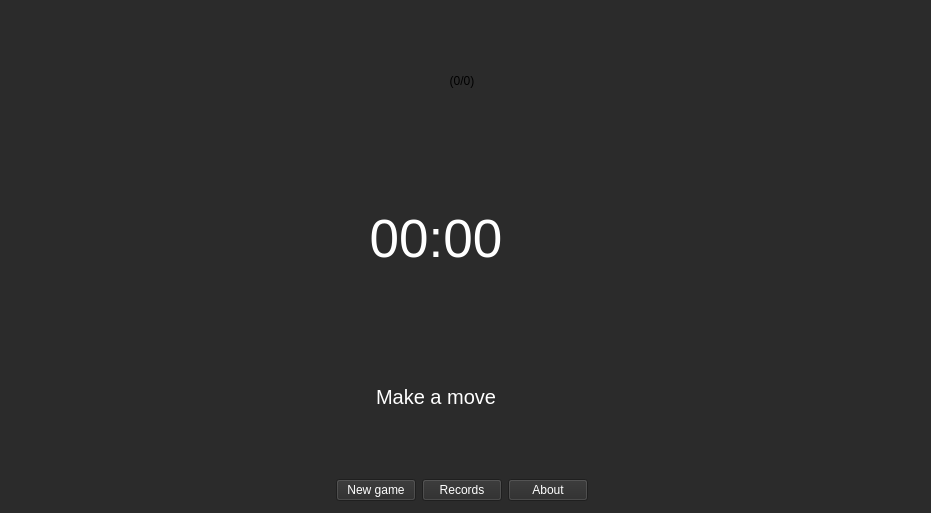
<?xml version="1.0" encoding="UTF-8"?>
<ui version="4.0">
 <class>MainWindow</class>
 <widget class="QMainWindow" name="MainWindow">
  <property name="geometry">
   <rect>
    <x>0</x>
    <y>0</y>
    <width>931</width>
    <height>513</height>
   </rect>
  </property>
  <property name="windowTitle">
   <string>Minesweeper</string>
  </property>
  <property name="windowIcon">
   <iconset resource="resources.qrc">
    <normaloff>:/images/BombCell.png</normaloff>:/images/BombCell.png</iconset>
  </property>
  <property name="styleSheet">
   <string notr="true">background-color: rgb(43, 43, 43);</string>
  </property>
  <widget class="QWidget" name="centralWidget">
   <layout class="QHBoxLayout" name="horizontalLayout">
    <property name="leftMargin">
     <number>5</number>
    </property>
    <property name="topMargin">
     <number>5</number>
    </property>
    <property name="rightMargin">
     <number>5</number>
    </property>
    <property name="bottomMargin">
     <number>5</number>
    </property>
    <item>
     <layout class="QHBoxLayout" name="fieldPlace"/>
    </item>
    <item>
     <layout class="QVBoxLayout" name="sidePanel" stretch="0,0,0,0">
      <property name="sizeConstraint">
       <enum>QLayout::SetMinimumSize</enum>
      </property>
      <property name="rightMargin">
       <number>7</number>
      </property>
      <property name="bottomMargin">
       <number>7</number>
      </property>
      <item>
       <widget class="QLabel" name="levelDepth">
        <property name="text">
         <string>(0/0)</string>
        </property>
        <property name="alignment">
         <set>Qt::AlignCenter</set>
        </property>
       </widget>
      </item>
      <item>
       <widget class="QLabel" name="timerLabel">
        <property name="sizePolicy">
         <sizepolicy hsizetype="Fixed" vsizetype="Preferred">
          <horstretch>2</horstretch>
          <verstretch>0</verstretch>
         </sizepolicy>
        </property>
        <property name="maximumSize">
         <size>
          <width>200</width>
          <height>16777215</height>
         </size>
        </property>
        <property name="font">
         <font>
          <pointsize>40</pointsize>
          <weight>50</weight>
          <bold>false</bold>
         </font>
        </property>
        <property name="styleSheet">
         <string notr="true">color: rgb(255, 255, 255);</string>
        </property>
        <property name="text">
         <string>00:00</string>
        </property>
        <property name="textFormat">
         <enum>Qt::PlainText</enum>
        </property>
        <property name="alignment">
         <set>Qt::AlignCenter</set>
        </property>
       </widget>
      </item>
      <item>
       <widget class="QLabel" name="infoLabel">
        <property name="sizePolicy">
         <sizepolicy hsizetype="Expanding" vsizetype="Preferred">
          <horstretch>0</horstretch>
          <verstretch>0</verstretch>
         </sizepolicy>
        </property>
        <property name="maximumSize">
         <size>
          <width>200</width>
          <height>16777215</height>
         </size>
        </property>
        <property name="font">
         <font>
          <family>Arial</family>
          <pointsize>15</pointsize>
          <italic>false</italic>
          <underline>false</underline>
          <stylestrategy>PreferDefault</stylestrategy>
          <kerning>true</kerning>
         </font>
        </property>
        <property name="styleSheet">
         <string notr="true">color: rgb(255, 255, 255);</string>
        </property>
        <property name="text">
         <string>Make a move</string>
        </property>
        <property name="alignment">
         <set>Qt::AlignCenter</set>
        </property>
       </widget>
      </item>
      <item>
       <layout class="QHBoxLayout" name="buttonsLayout" stretch="0,0,0">
        <property name="sizeConstraint">
         <enum>QLayout::SetFixedSize</enum>
        </property>
        <item>
         <widget class="QPushButton" name="generateField">
          <property name="sizePolicy">
           <sizepolicy hsizetype="Fixed" vsizetype="Fixed">
            <horstretch>0</horstretch>
            <verstretch>0</verstretch>
           </sizepolicy>
          </property>
          <property name="maximumSize">
           <size>
            <width>150</width>
            <height>16777215</height>
           </size>
          </property>
          <property name="font">
           <font>
            <family>Arial</family>
           </font>
          </property>
          <property name="styleSheet">
           <string notr="true">color: rgb(255, 255, 255);</string>
          </property>
          <property name="text">
           <string>New game</string>
          </property>
         </widget>
        </item>
        <item>
         <widget class="QPushButton" name="recordsButton">
          <property name="sizePolicy">
           <sizepolicy hsizetype="Fixed" vsizetype="Fixed">
            <horstretch>0</horstretch>
            <verstretch>0</verstretch>
           </sizepolicy>
          </property>
          <property name="styleSheet">
           <string notr="true">color: white;</string>
          </property>
          <property name="text">
           <string>Records</string>
          </property>
         </widget>
        </item>
        <item>
         <widget class="QPushButton" name="aboutButton">
          <property name="sizePolicy">
           <sizepolicy hsizetype="Fixed" vsizetype="Fixed">
            <horstretch>0</horstretch>
            <verstretch>0</verstretch>
           </sizepolicy>
          </property>
          <property name="maximumSize">
           <size>
            <width>80</width>
            <height>16777215</height>
           </size>
          </property>
          <property name="font">
           <font>
            <family>Arial</family>
           </font>
          </property>
          <property name="styleSheet">
           <string notr="true">color: white;</string>
          </property>
          <property name="text">
           <string>About</string>
          </property>
         </widget>
        </item>
       </layout>
      </item>
     </layout>
    </item>
   </layout>
  </widget>
  <widget class="QMenuBar" name="menuBar">
   <property name="geometry">
    <rect>
     <x>0</x>
     <y>0</y>
     <width>931</width>
     <height>22</height>
    </rect>
   </property>
  </widget>
 </widget>
 <layoutdefault spacing="6" margin="11"/>
 <resources>
  <include location="resources.qrc"/>
 </resources>
 <connections/>
</ui>
